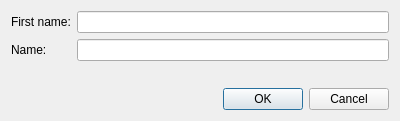
<?xml version="1.0" encoding="UTF-8"?>
<ui version="4.0">
 <class>AddDialog</class>
 <widget class="QDialog" name="AddDialog">
  <property name="windowModality">
   <enum>Qt::WindowModal</enum>
  </property>
  <property name="geometry">
   <rect>
    <x>0</x>
    <y>0</y>
    <width>400</width>
    <height>121</height>
   </rect>
  </property>
  <property name="windowTitle">
   <string>Add</string>
  </property>
  <property name="modal">
   <bool>true</bool>
  </property>
  <layout class="QVBoxLayout" name="verticalLayout">
   <item>
    <layout class="QGridLayout" name="gridLayout">
     <item row="0" column="0">
      <widget class="QLabel" name="l_firstName">
       <property name="text">
        <string>First name:</string>
       </property>
      </widget>
     </item>
     <item row="0" column="1">
      <widget class="QLineEdit" name="m_firstName"/>
     </item>
     <item row="1" column="0">
      <widget class="QLabel" name="l_name">
       <property name="text">
        <string>Name:</string>
       </property>
      </widget>
     </item>
     <item row="1" column="1">
      <widget class="QLineEdit" name="m_name"/>
     </item>
    </layout>
   </item>
   <item>
    <spacer name="verticalSpacer">
     <property name="orientation">
      <enum>Qt::Vertical</enum>
     </property>
     <property name="sizeHint" stdset="0">
      <size>
       <width>20</width>
       <height>17</height>
      </size>
     </property>
    </spacer>
   </item>
   <item>
    <widget class="QDialogButtonBox" name="buttonBox">
     <property name="orientation">
      <enum>Qt::Horizontal</enum>
     </property>
     <property name="standardButtons">
      <set>QDialogButtonBox::Cancel|QDialogButtonBox::Ok</set>
     </property>
    </widget>
   </item>
  </layout>
 </widget>
 <resources/>
 <connections>
  <connection>
   <sender>buttonBox</sender>
   <signal>accepted()</signal>
   <receiver>AddDialog</receiver>
   <slot>accept()</slot>
   <hints>
    <hint type="sourcelabel">
     <x>248</x>
     <y>254</y>
    </hint>
    <hint type="destinationlabel">
     <x>157</x>
     <y>274</y>
    </hint>
   </hints>
  </connection>
  <connection>
   <sender>buttonBox</sender>
   <signal>rejected()</signal>
   <receiver>AddDialog</receiver>
   <slot>reject()</slot>
   <hints>
    <hint type="sourcelabel">
     <x>316</x>
     <y>260</y>
    </hint>
    <hint type="destinationlabel">
     <x>286</x>
     <y>274</y>
    </hint>
   </hints>
  </connection>
 </connections>
</ui>
